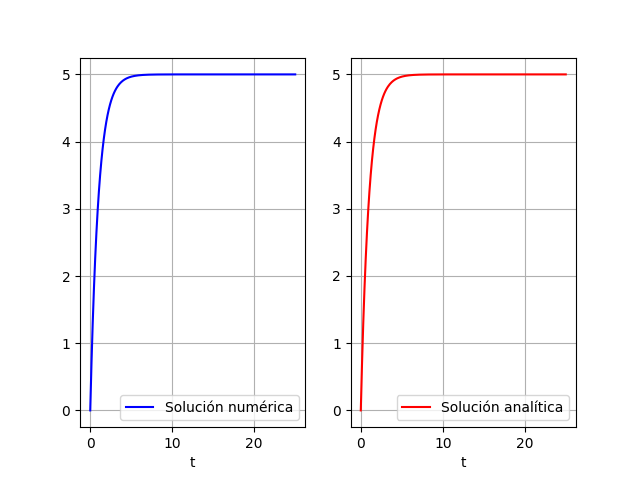

Recreate this plot in Python.
import numpy as np
from scipy.integrate import odeint
import matplotlib.pyplot as plt

# Definimos nuestra función
def right_side(y, t):
    """
    t: La variable independiente
    y: La variable dependiente
    return:
    dydt: La derivada de y evaluada en t
    """
    dydt = -y + 5
    return dydt

# Nuestra condición inicial
y0 = 0
t = np.linspace(0, 25, 333)

# Usamos odeint para resolver la EDO numéricamente
sol = odeint(right_side, y0, t) 

# Usamos nuestra solución analítica
exact_sol = 5 - 5*np.exp(-t)

# Graficamos las soluciones
fig, axs = plt.subplots(1,2)
axs[0].plot(t, sol[:, 0], 'b', label='Solución numérica')
axs[0].legend()
axs[0].set_xlabel('t')
axs[0].grid()
axs[1].plot(t, exact_sol, 'r', label='Solución analítica')
axs[1].legend()
axs[1].set_xlabel('t')
axs[1].grid()
plt.savefig('ejercicio1.png')

